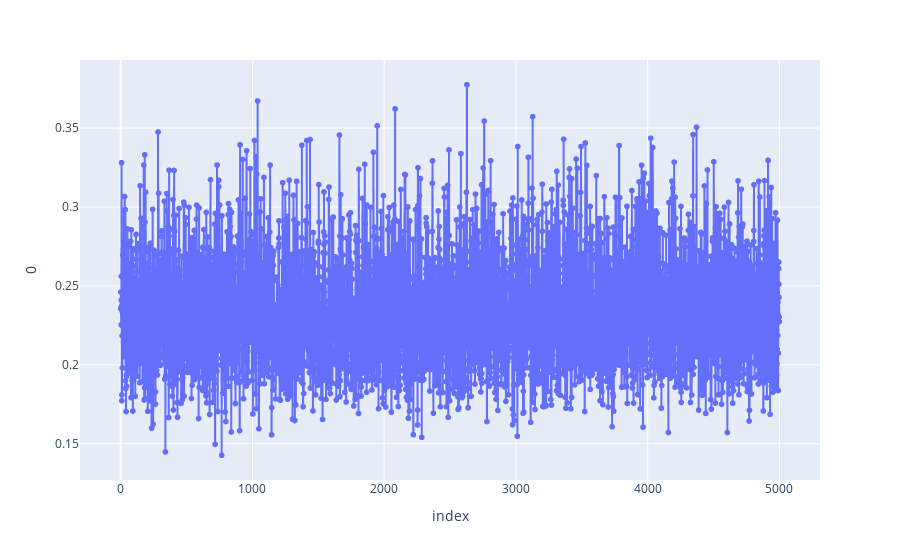

Notebook code cell kept with this figure:
### Code cell
fig = px.line(pdb, y='0', markers=True)
fig.show()

### Figure 1 — Plotly figure (JSON) as saved in the notebook; plotly's stock layout.template omitted (floating-point values rounded to 4 significant figures; data arrays with more than 128 entries replaced by an {"elided": "..."} marker saying what was removed)
{"data": [{"hovertemplate": "index=%{x}<br>0=%{y}<extra></extra>", "legendgroup": "", "line": {"color": "#636efa", "dash": "solid"}, "marker": {"symbol": "circle"}, "mode": "lines+markers", "name": "", "showlegend": false, "type": "scattergl", "x": {"elided": "5000 int values"}, "xaxis": "x", "y": {"elided": "5000 float values"}, "yaxis": "y"}], "layout": {"legend": {"tracegroupgap": 0}, "margin": {"t": 60}, "xaxis": {"anchor": "y", "domain": [0, 1], "title": {"text": "index"}}, "yaxis": {"anchor": "x", "domain": [0, 1], "title": {"text": "0"}}}}
